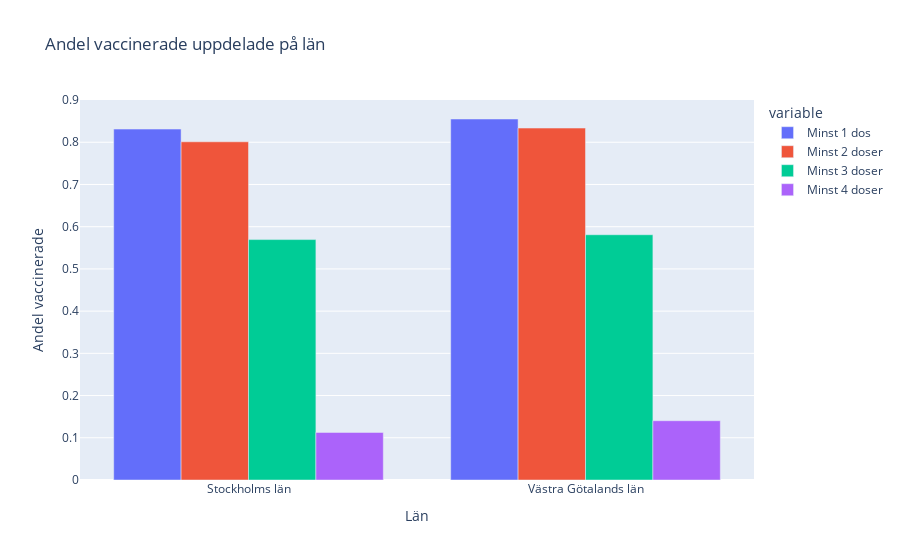

The cell this chart's notebook holds for it:
### Code cell
vaccin_vg_sthlm = vaccin[(vaccin["Län_namn"] == "Västra Götalands län") | (vaccin["Län_namn"] == "Stockholms län")]
vaccin_vg_sthlm_grouped = vaccin_vg_sthlm.groupby("Län")


fig = px.bar(
    y=[
        # calculating share of people that have taken a certain number of vaccines
        vaccin_vg_sthlm_grouped["Antal minst 1 dos"].sum() / vaccin_vg_sthlm_grouped["Befolkning"].sum(),
        vaccin_vg_sthlm_grouped["Antal minst 2 doser"].sum() / vaccin_vg_sthlm_grouped["Befolkning"].sum(),
        vaccin_vg_sthlm_grouped["Antal 3 doser"].sum() / vaccin_vg_sthlm_grouped["Befolkning"].sum(),
        vaccin_vg_sthlm_grouped["Antal 4 doser"].sum() / vaccin_vg_sthlm_grouped["Befolkning"].sum(),
    ],
    labels={"value": "Andel vaccinerade", "x": "Län"},
    title="Andel vaccinerade uppdelade på län",
    barmode="group",
    x=vaccin_vg_sthlm.Län_namn.unique(),
)
# changing variable names
newnames = {
    "wide_variable_0": "Minst 1 dos",
    "wide_variable_1": "Minst 2 doser",
    "wide_variable_2": "Minst 3 doser",
    "wide_variable_3": "Minst 4 doser",
}
fig.for_each_trace(
    lambda t: t.update(
        name=newnames[t.name],
        legendgroup=newnames[t.name],
        hovertemplate=t.hovertemplate.replace(t.name, newnames[t.name]),
    )
)

fig.show()
# 2g)
#TODO: gör transpose på hela skiten

### Figure 1 — Plotly figure (JSON) as saved in the notebook; plotly's stock layout.template omitted (floating-point values rounded to 4 significant figures)
{"data": [{"alignmentgroup": "True", "hovertemplate": "variable=Minst 1 dos<br>Län=%{x}<br>Andel vaccinerade=%{y}<extra></extra>", "legendgroup": "Minst 1 dos", "marker": {"color": "#636efa", "pattern": {"shape": ""}}, "name": "Minst 1 dos", "offsetgroup": "wide_variable_0", "orientation": "v", "showlegend": true, "textposition": "auto", "type": "bar", "x": ["Stockholms län", "Västra Götalands län"], "xaxis": "x", "y": [0.8312, 0.8551], "yaxis": "y"}, {"alignmentgroup": "True", "hovertemplate": "variable=Minst 2 doser<br>Län=%{x}<br>Andel vaccinerade=%{y}<extra></extra>", "legendgroup": "Minst 2 doser", "marker": {"color": "#EF553B", "pattern": {"shape": ""}}, "name": "Minst 2 doser", "offsetgroup": "wide_variable_1", "orientation": "v", "showlegend": true, "textposition": "auto", "type": "bar", "x": ["Stockholms län", "Västra Götalands län"], "xaxis": "x", "y": [0.8011, 0.8336], "yaxis": "y"}, {"alignmentgroup": "True", "hovertemplate": "variable=Minst 3 doser<br>Län=%{x}<br>Andel vaccinerade=%{y}<extra></extra>", "legendgroup": "Minst 3 doser", "marker": {"color": "#00cc96", "pattern": {"shape": ""}}, "name": "Minst 3 doser", "offsetgroup": "wide_variable_2", "orientation": "v", "showlegend": true, "textposition": "auto", "type": "bar", "x": ["Stockholms län", "Västra Götalands län"], "xaxis": "x", "y": [0.5695, 0.5809], "yaxis": "y"}, {"alignmentgroup": "True", "hovertemplate": "variable=Minst 4 doser<br>Län=%{x}<br>Andel vaccinerade=%{y}<extra></extra>", "legendgroup": "Minst 4 doser", "marker": {"color": "#ab63fa", "pattern": {"shape": ""}}, "name": "Minst 4 doser", "offsetgroup": "wide_variable_3", "orientation": "v", "showlegend": true, "textposition": "auto", "type": "bar", "x": ["Stockholms län", "Västra Götalands län"], "xaxis": "x", "y": [0.1127, 0.1404], "yaxis": "y"}], "layout": {"barmode": "group", "legend": {"title": {"text": "variable"}, "tracegroupgap": 0}, "title": {"text": "Andel vaccinerade uppdelade på län"}, "xaxis": {"anchor": "y", "domain": [0, 1], "title": {"text": "Län"}}, "yaxis": {"anchor": "x", "domain": [0, 1], "title": {"text": "Andel vaccinerade"}}}}
